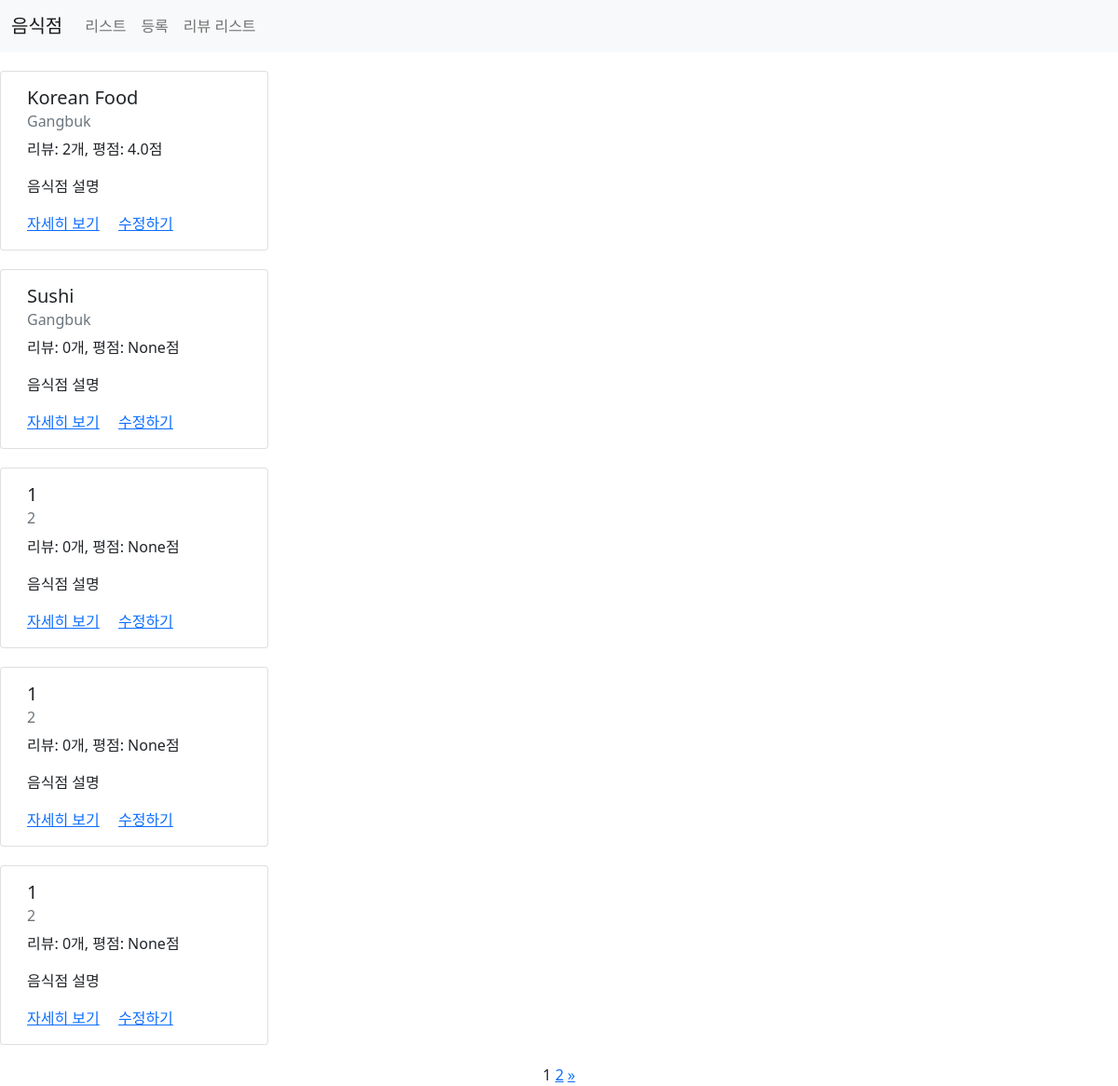
Screenshot of /third/list/ with the database file from the repository.
### third/models.py (models this page shows)
class Restaurant(models.Model):
    name = models.CharField(max_length=30)
    address = models.CharField(max_length=200)
    password = models.CharField(max_length=20, default=None, null=True)
    image = models.CharField(max_length=500, default=None, null=True)
    created_at = models.DateTimeField(auto_now_add=True)
    updated_at = models.DateTimeField(auto_now=True)

### third/views.py (the view)
# urls.py: path('list/', views.list, name="list"),
def list(request):
    restaurants = Restaurant.objects.all().annotate(reviews_count=Count('review')).annotate(average_point=Avg('review__point'))
    paginator = Paginator(restaurants, 5)
    page = request.GET.get('page') ## /third/list/page=1
    items = paginator.get_page(page)
    context = {
        'restaurants': items
    }
    return render(request, 'third/list.html', context)

### third/templates/third/list.html (shortened to what this page needs)
{% extends 'third/base.html' %}
{% load static %}
{% block content %}
        {% for item in restaurants %}
        <div class="row restaurant-item" style="margin:20px auto;">
            <div class="card" style="width: 18rem;">
              <div class="card-body">
                  <h5 class="card-title">{{ item.name }}</h5>
                  <h6 class="card-subtitle mb-2 text-muted">{{ item.address }}</h6>
                  <p class="card-text">리뷰: {{ item.reviews_count }}개, 평점: {{ item.average_point }}점</p>
                  <p class="card-text">음식점 설명</p>
                  <a href="{% url 'restaurant-detail' id=item.id %}" class="card-link">자세히 보기</a>
                  <a href="{% url 'restaurant-update' %}?id={{ item.id }}" class="card-link">수정하기</a>
              </div>
            </div>
        </div>
        {% endfor %}
        <div class="row">
            <div class="col-sm-12 text-center">
                <div class="pagination">
                    <span class="step-links text-center" style="width:100%;">
                        <span class="current">
                            {{ restaurants.number }}
                        </span>
                        {% if restaurants.has_next %}
                        <a href="?page={{ restaurants.next_page_number }}">{{ restaurants.next_page_number }}</a>
                        <a href="?page={{ restaurants.paginator.num_pages }}">&raquo;</a>
                        {% endif %}
                    </span>
                </div>
            </div>
        </div>
{% endblock %}

### third/templates/third/base.html (shortened to what this page needs)
{% load static %}
<!DOCTYPE html>
<html lang="ko">
    <head>
        <link href="https://cdn.jsdelivr.net/npm/bootstrap@5.0.2/dist/css/bootstrap.min.css" rel="stylesheet">
        <link href="{% static 'third/styles.css' %}" rel="stylesheet">
    </head>
    <body>
        <nav class="navbar navbar-expand-lg navbar-light bg-light">
          <div class="container-fluid">
            <a class="navbar-brand" href="/third/list">음식점</a>
            <div class="collapse navbar-collapse" id="navbarNavAltMarkup">
              <div class="navbar-nav">
                <a class="nav-link" href="/third/list">리스트</a>
                <a class="nav-link" href="/third/create">등록</a>
                <a class="nav-link" href="/third/review/list">리뷰 리스트</a>
              </div>
            </div>
          </div>
        </nav>
        {% block content %}
        {% endblock %}
    </body>
</html>

### rows the page displays
Restaurant: name "Korean Food", address "Gangbuk", reviews_count "2", average_point "4.0"
Restaurant: name "Sushi", address "Gangbuk", reviews_count "0", average_point "None"
Restaurant: name "1", address "2", reviews_count "0", average_point "None"
Restaurant: name "1", address "2", reviews_count "0", average_point "None"
Restaurant: name "1", address "2", reviews_count "0", average_point "None"

### other values shown
{{ restaurants.number }} "1"
{{ restaurants.next_page_number }} "2"
